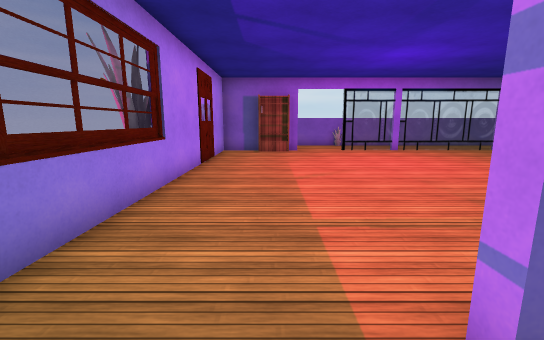
View 1 (above)

23 first-person views from a walk through a scene from a Unity 3-D project. The camera is 1.4 m above the floor, tilts 10° down and sees 90° across. The floor is counted in squares, 1 m on a side. Each view is taken from the middle of a square. On the plan, view 1 faces up. The plan holds only what a view shows up to about 13 squares ahead; the rest is blank. The place goes on beyond the plan. Door leaves are left out, so doorways stand open. Some surface patterns are stand-ins.

View 2
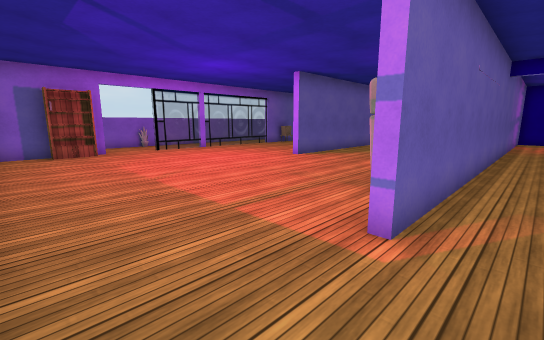

View 3
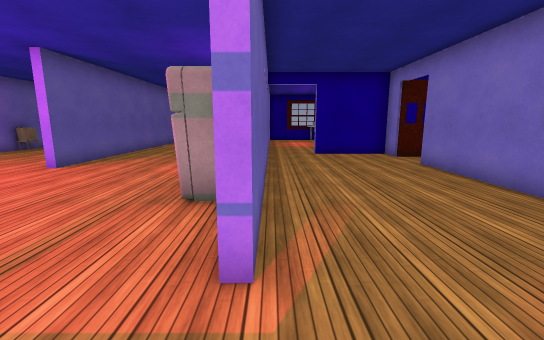

View 4
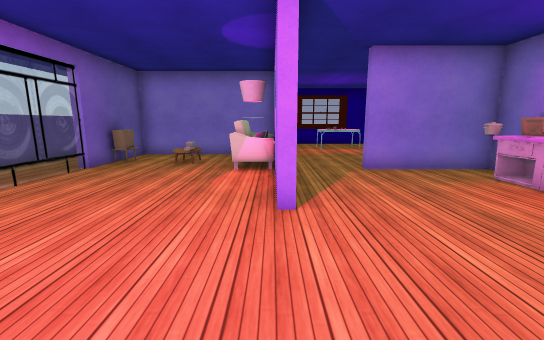

View 5
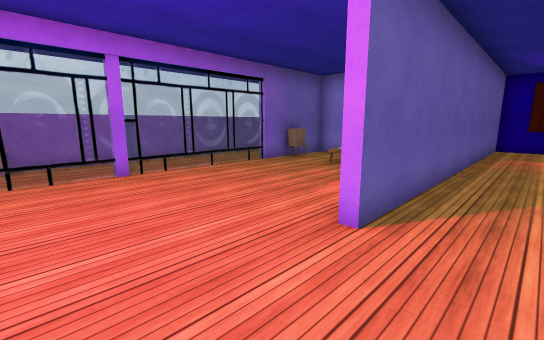

View 6
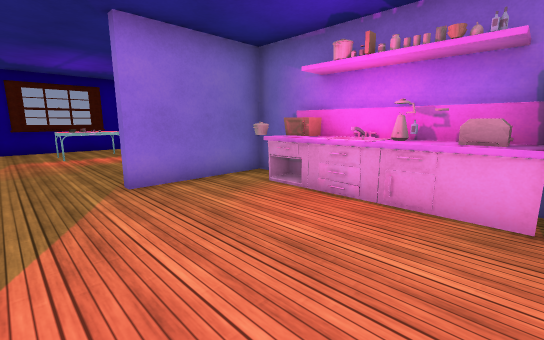

View 7
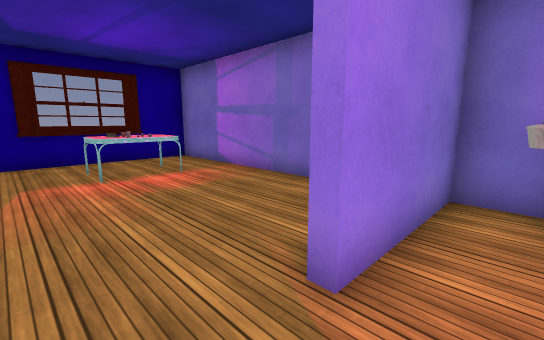

View 8
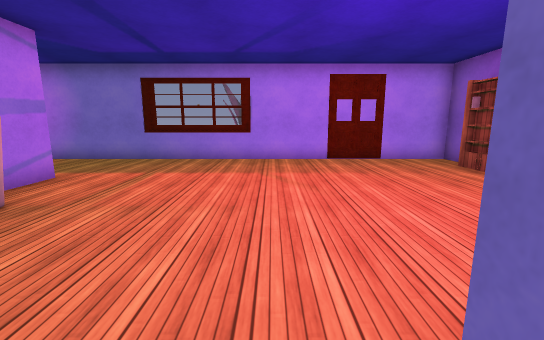

View 9
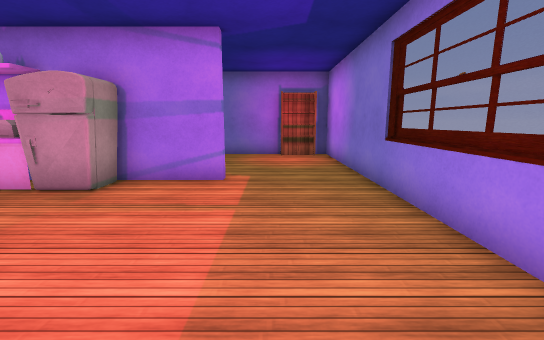

View 10
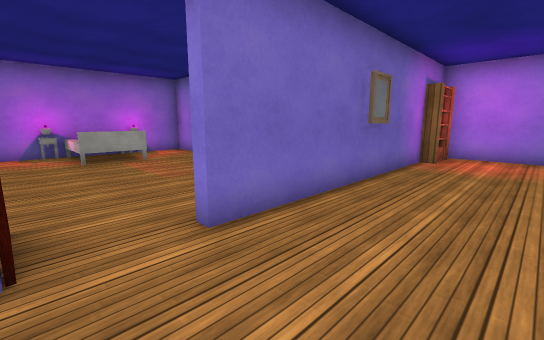

View 11
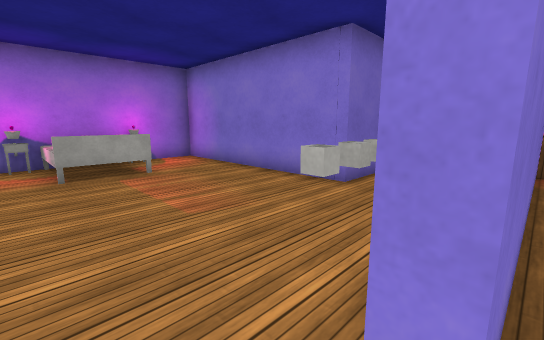

View 12
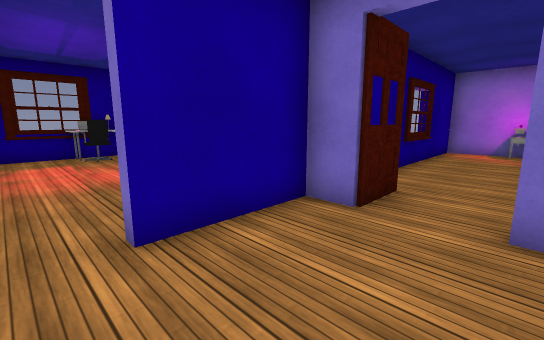

View 13
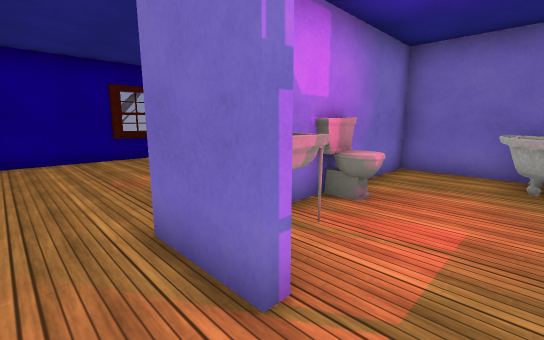

View 14
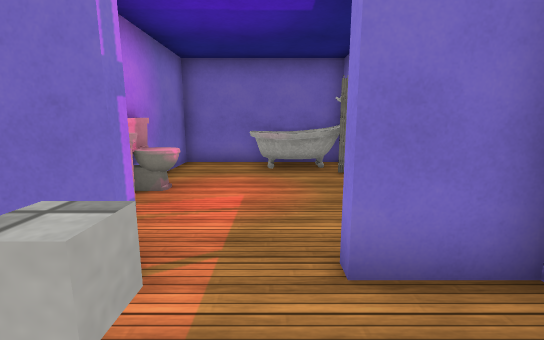

View 15
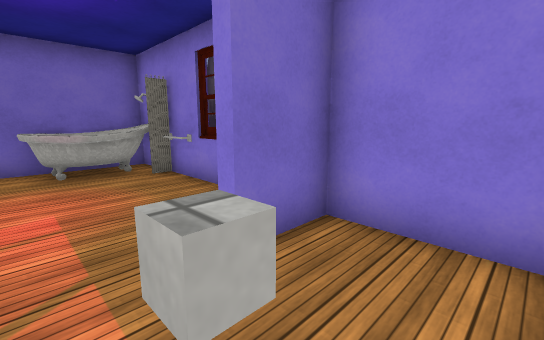

View 16
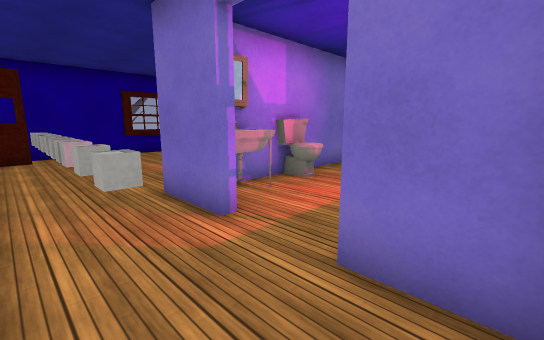

View 17
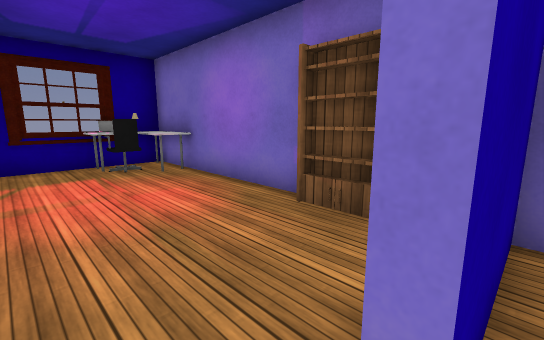

View 18
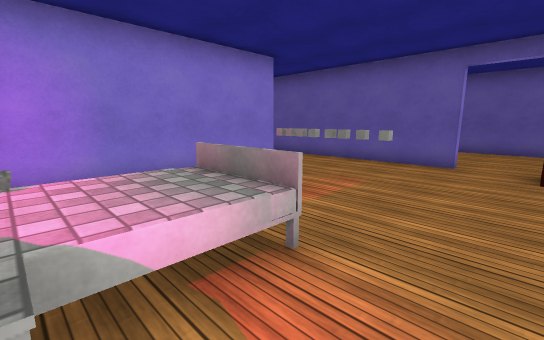

View 19
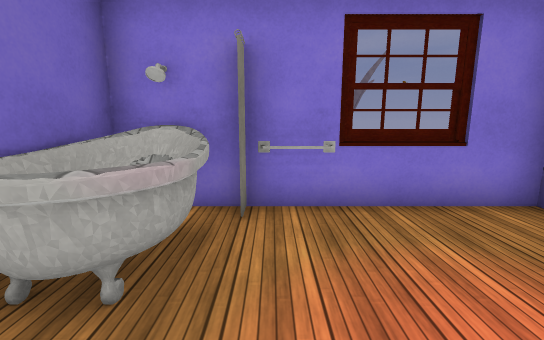

View 20
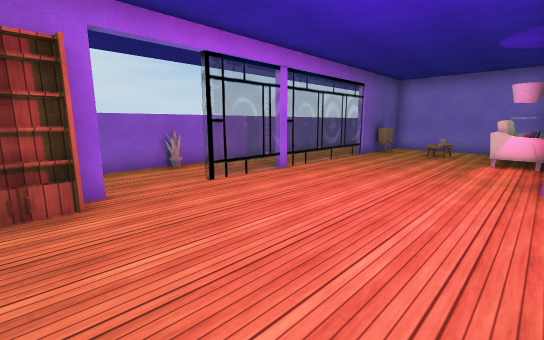

View 21
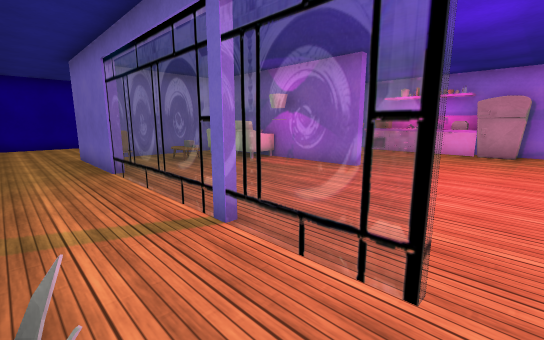

View 22
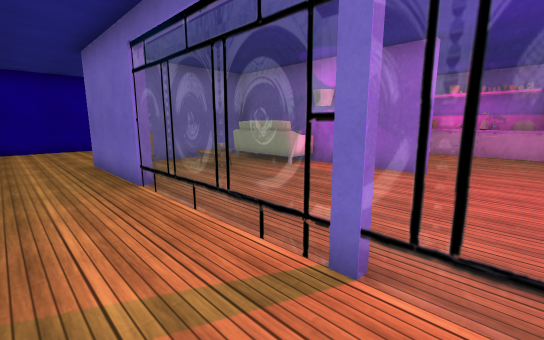

View 23
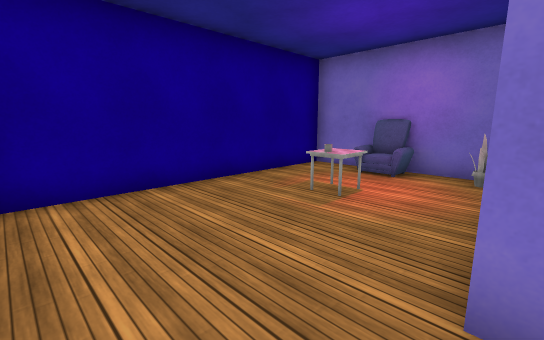

### Floor plan
Key: @ floor where view 1 was taken; # wall or solid block; . floor; D open door; = window, fence, low wall or low ledge; O other object.
Columns run from 3 left of view 1 to 21 right of it. Each row starts with its distance up from view 1.
 17      ##############
 16      ..O................#
 15      ...................#
 14 #####..========####.....#
 13 #.OOO...........O.#.....#
 12 #.................#.....#
 11 #..............OO.#..O..#
 10 #.................#..O..#
  9 #.............OOOO#O.OO.#
  8 #..........##O#OO####O###
  7 #.......................#
  6 O.......................=
  5 =.............#.....OOO.=
  4 =.............#.....OOO.=
  3 =......OOOO.OO# ..... ..#
  2 #......OOO  OO#  .......#
  1 #....#########DD#########
  0 #..@...........D........#
 -1 #.............#.........=
 -2 #.............#........O#
 -3 #.............#.......OO#
 -4 ##O#########.## O#####OO#
 -5 #............##
 -6 #...OOOOOOO..##
 -7 ###.###.......#
 -8 #...DO#.......#O
 -9 #....O#.......#O
-10 =....O#.......=
-11 O#...OO.......#
-12 OO....#..OOO..#
-13 #OOO..#..OOO..#
-14 #OOOO.#.OOOOO.#
-15  ##############

Positions as (right, up) in squares from view 1, and headings:
1: (0, 0), facing up
2: (-2, 0), facing up-right
3: (-1, 1), facing right
4: (3, 8), facing right
5: (4, 6), facing up-right
6: (5, 7), facing down-right
7: (10, 7), facing down-right
8: (8, 7), facing left
9: (0, 8), facing down
10: (10, -1), facing down-left
11: (9, -4), facing down-left
12: (8, 0), facing down-right
13: (0, -6), facing down-right
14: (0, -5), facing down
15: (1, -5), facing down-left
16: (-2, -5), facing down-right
17: (11, 0), facing down-right
18: (10, -14), facing up-left
19: (2, -12), facing left
20: (0, 8), facing up-right
21: (3, 16), facing down-right
22: (5, 16), facing down-right
23: (15, 16), facing down-right
